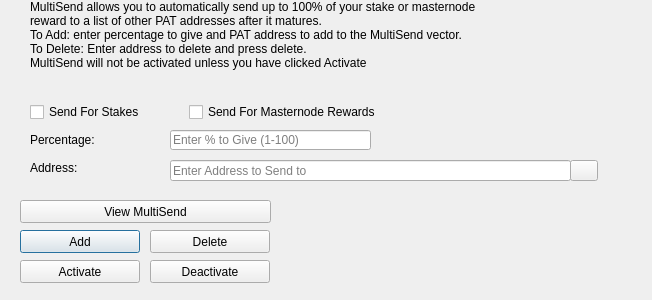
<?xml version="1.0" encoding="UTF-8"?>
<ui version="4.0">
 <class>MultiSendDialog</class>
 <widget class="QDialog" name="MultiSendDialog">
  <property name="windowModality">
   <enum>Qt::NonModal</enum>
  </property>
  <property name="geometry">
   <rect>
    <x>0</x>
    <y>0</y>
    <width>652</width>
    <height>300</height>
   </rect>
  </property>
  <property name="windowTitle">
   <string>MultiSend</string>
  </property>
  <widget class="QLineEdit" name="multiSendPercentEdit">
   <property name="geometry">
    <rect>
     <x>170</x>
     <y>130</y>
     <width>201</width>
     <height>20</height>
    </rect>
   </property>
   <property name="toolTip">
    <string>Enter whole numbers 1 - 100</string>
   </property>
   <property name="placeholderText">
    <string>Enter % to Give (1-100)</string>
   </property>
  </widget>
  <widget class="QLineEdit" name="multiSendAddressEdit">
   <property name="geometry">
    <rect>
     <x>170</x>
     <y>160</y>
     <width>401</width>
     <height>21</height>
    </rect>
   </property>
   <property name="toolTip">
    <string/>
   </property>
   <property name="placeholderText">
    <string>Enter Address to Send to</string>
   </property>
  </widget>
  <widget class="QLabel" name="label_2">
   <property name="geometry">
    <rect>
     <x>30</x>
     <y>0</y>
     <width>451</width>
     <height>121</height>
    </rect>
   </property>
   <property name="lineWidth">
    <number>1</number>
   </property>
   <property name="text">
    <string>MultiSend allows you to automatically send up to 100% of your stake or masternode reward to a list of other PAT addresses after it matures.
To Add: enter percentage to give and PAT address to add to the MultiSend vector.
To Delete: Enter address to delete and press delete.
MultiSend will not be activated unless you have clicked Activate</string>
   </property>
   <property name="alignment">
    <set>Qt::AlignLeading|Qt::AlignLeft|Qt::AlignTop</set>
   </property>
   <property name="wordWrap">
    <bool>true</bool>
   </property>
  </widget>
  <widget class="QLabel" name="message">
   <property name="geometry">
    <rect>
     <x>290</x>
     <y>200</y>
     <width>351</width>
     <height>91</height>
    </rect>
   </property>
   <property name="text">
    <string/>
   </property>
  </widget>
  <widget class="QPushButton" name="addButton">
   <property name="geometry">
    <rect>
     <x>20</x>
     <y>230</y>
     <width>120</width>
     <height>23</height>
    </rect>
   </property>
   <property name="toolTip">
    <string/>
   </property>
   <property name="statusTip">
    <string>Add to MultiSend Vector</string>
   </property>
   <property name="text">
    <string>Add</string>
   </property>
  </widget>
  <widget class="QPushButton" name="disableButton">
   <property name="geometry">
    <rect>
     <x>150</x>
     <y>260</y>
     <width>120</width>
     <height>23</height>
    </rect>
   </property>
   <property name="statusTip">
    <string>Deactivate MultiSend</string>
   </property>
   <property name="text">
    <string>Deactivate</string>
   </property>
  </widget>
  <widget class="QPushButton" name="addressBookButton">
   <property name="geometry">
    <rect>
     <x>570</x>
     <y>160</y>
     <width>28</width>
     <height>21</height>
    </rect>
   </property>
   <property name="toolTip">
    <string>Choose an address from the address book</string>
   </property>
   <property name="text">
    <string/>
   </property>
   <property name="icon">
    <iconset resource="../pat.qrc">
     <normaloff>:/icons/address-book</normaloff>:/icons/address-book</iconset>
   </property>
   <property name="shortcut">
    <string>Alt+A</string>
   </property>
   <property name="autoDefault">
    <bool>false</bool>
   </property>
  </widget>
  <widget class="QLabel" name="label">
   <property name="geometry">
    <rect>
     <x>30</x>
     <y>130</y>
     <width>121</width>
     <height>20</height>
    </rect>
   </property>
   <property name="toolTip">
    <string>Percentage of stake to send</string>
   </property>
   <property name="text">
    <string>Percentage:</string>
   </property>
  </widget>
  <widget class="QLabel" name="label_5">
   <property name="geometry">
    <rect>
     <x>30</x>
     <y>160</y>
     <width>111</width>
     <height>16</height>
    </rect>
   </property>
   <property name="toolTip">
    <string>Address to send portion of stake to</string>
   </property>
   <property name="text">
    <string>Address:</string>
   </property>
  </widget>
  <widget class="QPushButton" name="deleteButton">
   <property name="geometry">
    <rect>
     <x>150</x>
     <y>230</y>
     <width>120</width>
     <height>23</height>
    </rect>
   </property>
   <property name="toolTip">
    <string/>
   </property>
   <property name="statusTip">
    <string>Delete Address From MultiSend Vector</string>
   </property>
   <property name="text">
    <string>Delete</string>
   </property>
  </widget>
  <widget class="QPushButton" name="activateButton">
   <property name="geometry">
    <rect>
     <x>20</x>
     <y>260</y>
     <width>120</width>
     <height>23</height>
    </rect>
   </property>
   <property name="statusTip">
    <string>Activate MultiSend</string>
   </property>
   <property name="text">
    <string>Activate</string>
   </property>
  </widget>
  <widget class="QPushButton" name="viewButton">
   <property name="geometry">
    <rect>
     <x>20</x>
     <y>200</y>
     <width>251</width>
     <height>23</height>
    </rect>
   </property>
   <property name="toolTip">
    <string/>
   </property>
   <property name="statusTip">
    <string>View MultiSend Vector</string>
   </property>
   <property name="text">
    <string>View MultiSend</string>
   </property>
  </widget>
  <widget class="QWidget" name="horizontalLayoutWidget">
   <property name="geometry">
    <rect>
     <x>30</x>
     <y>100</y>
     <width>351</width>
     <height>24</height>
    </rect>
   </property>
   <layout class="QHBoxLayout" name="horizontalLayout">
    <item>
     <widget class="QCheckBox" name="multiSendStakeCheckBox">
      <property name="text">
       <string>Send For Stakes</string>
      </property>
     </widget>
    </item>
    <item>
     <widget class="QCheckBox" name="multiSendMasternodeCheckBox">
      <property name="text">
       <string>Send For Masternode Rewards</string>
      </property>
     </widget>
    </item>
   </layout>
  </widget>
 </widget>
 <resources>
  <include location="../pat.qrc"/>
 </resources>
 <connections/>
</ui>
